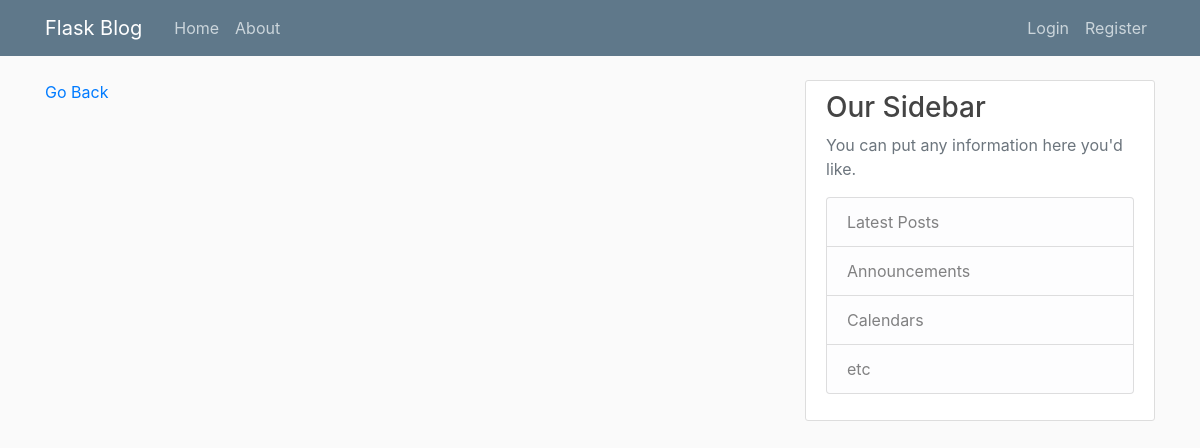
Page /home on the earlier database version.
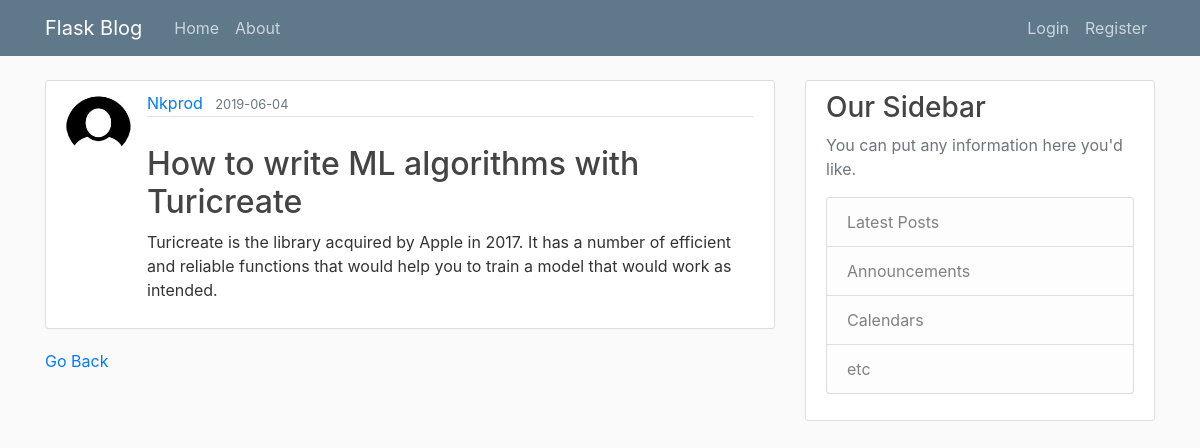
Same page on the later database version.
### application/models.py (models this page shows, shortened)
class Post(db.Model):
    id = db.Column(db.Integer, primary_key=True)
    title = db.Column(db.String(100), nullable=False)
    date_posted = db.Column(db.DateTime, default=datetime.utcnow)
    content = db.Column(db.Text, nullable=False)
    user_id = db.Column(db.Integer, db.ForeignKey('user.id'), nullable=False)

class User(db.Model, UserMixin):
    id = db.Column(db.Integer, primary_key=True)
    username = db.Column(db.String(20), unique=True, nullable=False)
    email = db.Column(db.String(120), unique=True, nullable=False)
    image_file = db.Column(db.String(20), nullable=False, default='default.jpg')
    password = db.Column(db.String(60), nullable=False)
    posts = db.relationship('Post', backref='author', lazy=True)

### application/routes.py (the view)
@app.route("/")
@app.route("/home")
def home():
    posts = Post.query.all()
    return render_template("home.html", posts=posts)

### application/templates/home.html
{% extends "layout.html" %}
{% block body%}
	{% for post in posts %}
		<article class="media content-section">
				<img class="rounded-circle article-img" src="{{ url_for('static', filename='pictures/' + post.author.image_file) }}">
			<div class="media-body">
				<div class="article-metadata">
					<a class="mr-2" href="#">{{ post.author.username }}</a>
					<small class="text-muted">{{ post.date_posted.strftime('%Y-%m-%d') }}</small>
					</div>
					<br />
					<h2><a class="article-title" href="{{ url_for('post', post_id=post.id) }}">{{ post.title }}</a></h2>
					<p class="article-content">{{ post.content }}</p>
			</div>
		</article>
	{% endfor %}
<a href="{{ url_for('about') }}">Go Back</a>
{% endblock %}

### application/templates/layout.html (shortened to what this page needs)
<!DOCTYPE html>
<html>
	<head>
	<link rel="stylesheet" href="https://stackpath.bootstrapcdn.com/bootstrap/4.3.1/css/bootstrap.min.css">
	<link rel="stylesheet" type="text/css" href="{{ url_for('static', filename = 'main.css') }}">
	</head>
	<body>
		    <header class="site-header">
					<nav class="navbar navbar-expand-md navbar-dark bg-steel fixed-top">
					  <div class="container">
						<a class="navbar-brand mr-4" href="/">Flask Blog</a>
						<div class="collapse navbar-collapse" id="navbarToggle">
						  <div class="navbar-nav mr-auto">
							<a class="nav-item nav-link" href="{{ url_for('home') }}">Home</a>
							<a class="nav-item nav-link" href="{{ url_for('about') }}">About</a>
						  </div>
							<div class="navbar-nav">
							{% if current_user.is_authenticated %}
								<a class="nav-item nav-link" href="{{ url_for('new_post') }}">New Post</a>
								<a class="nav-item nav-link" href="{{ url_for('account') }}">Account</a>
								<a class="nav-item nav-link" href="{{ url_for('logout') }}">Logout</a>
							{% else %}
								<a class="nav-item nav-link" href="{{ url_for('login') }}">Login</a>
								<a class="nav-item nav-link" href="{{ url_for('register') }}">Register</a>
							{% endif %}
						</div>
						</div>
					  </div>
					</nav>
					</header>
					<main role="main" class="container">
						<div class="row">
							<div class="col-md-8">
									{% block body %}
									{% endblock %}
							</div>
							<div class="col-md-4">
								<div class="content-section">
									<h3>Our Sidebar</h3>
									<p class='text-muted'>You can put any information here you'd like.
										<ul class="list-group">
											<li class="list-group-item list-group-item-light">Latest Posts</li>
											<li class="list-group-item list-group-item-light">Announcements</li>
											<li class="list-group-item list-group-item-light">Calendars</li>
											<li class="list-group-item list-group-item-light">etc</li>
										</ul>
									</p>
								</div>
							</div>
						</div>
					</main>
	</body>
</html>

### application/static/main.css (style rules this page uses)
body { background: #fafafa; color: #333333; margin-top: 5rem; }
h1, h2, h3, h4, h5, h6 { color: #444444; }
.bg-steel { background-color: #5f788a; }
.site-header .navbar-nav .nav-link { color: #cbd5db; }
.content-section { background: #ffffff; padding: 10px 20px; border: 1px solid #dddddd; border-radius: 3px; margin-bottom: 20px; }
.article-title { color: #444444; }
.article-content { white-space: pre-line; }
.article-img { height: 65px; width: 65px; margin-right: 16px; }
.article-metadata { padding-bottom: 1px; margin-bottom: 4px; border-bottom: 1px solid #e3e3e3 }

Differences in the rows shown:
added Post: image_file (picture), author.username "Nkprod", date_posted "2019-06-04", title "How to write ML algorithms with Turicreate", content "Turicreate is the library acquired by Apple in 2017. It has a number of efficient and reliable functions that would help you to train a model that would work as intended."
